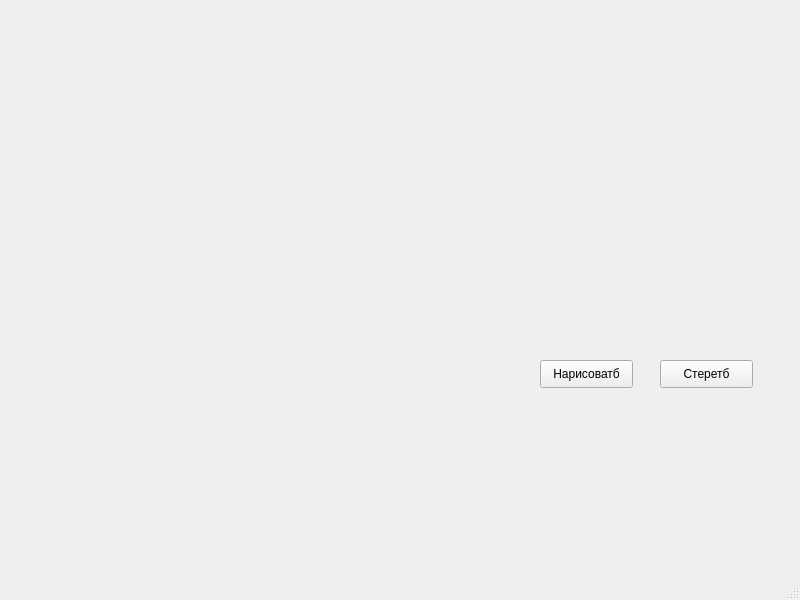
<?xml version="1.0" encoding="UTF-8"?>
<ui version="4.0">
 <class>MainWindow</class>
 <widget class="QMainWindow" name="MainWindow">
  <property name="geometry">
   <rect>
    <x>0</x>
    <y>0</y>
    <width>800</width>
    <height>600</height>
   </rect>
  </property>
  <property name="windowTitle">
   <string>MainWindow</string>
  </property>
  <widget class="QWidget" name="centralwidget">
   <widget class="QPushButton" name="pushButton">
    <property name="geometry">
     <rect>
      <x>540</x>
      <y>360</y>
      <width>93</width>
      <height>28</height>
     </rect>
    </property>
    <property name="text">
     <string>Нарисоватб</string>
    </property>
   </widget>
   <widget class="QPushButton" name="pushButton_2">
    <property name="geometry">
     <rect>
      <x>660</x>
      <y>360</y>
      <width>93</width>
      <height>28</height>
     </rect>
    </property>
    <property name="text">
     <string>Стеретб</string>
    </property>
   </widget>
  </widget>
  <widget class="QMenuBar" name="menubar">
   <property name="geometry">
    <rect>
     <x>0</x>
     <y>0</y>
     <width>800</width>
     <height>26</height>
    </rect>
   </property>
  </widget>
  <widget class="QStatusBar" name="statusbar"/>
 </widget>
 <resources/>
 <connections/>
</ui>
